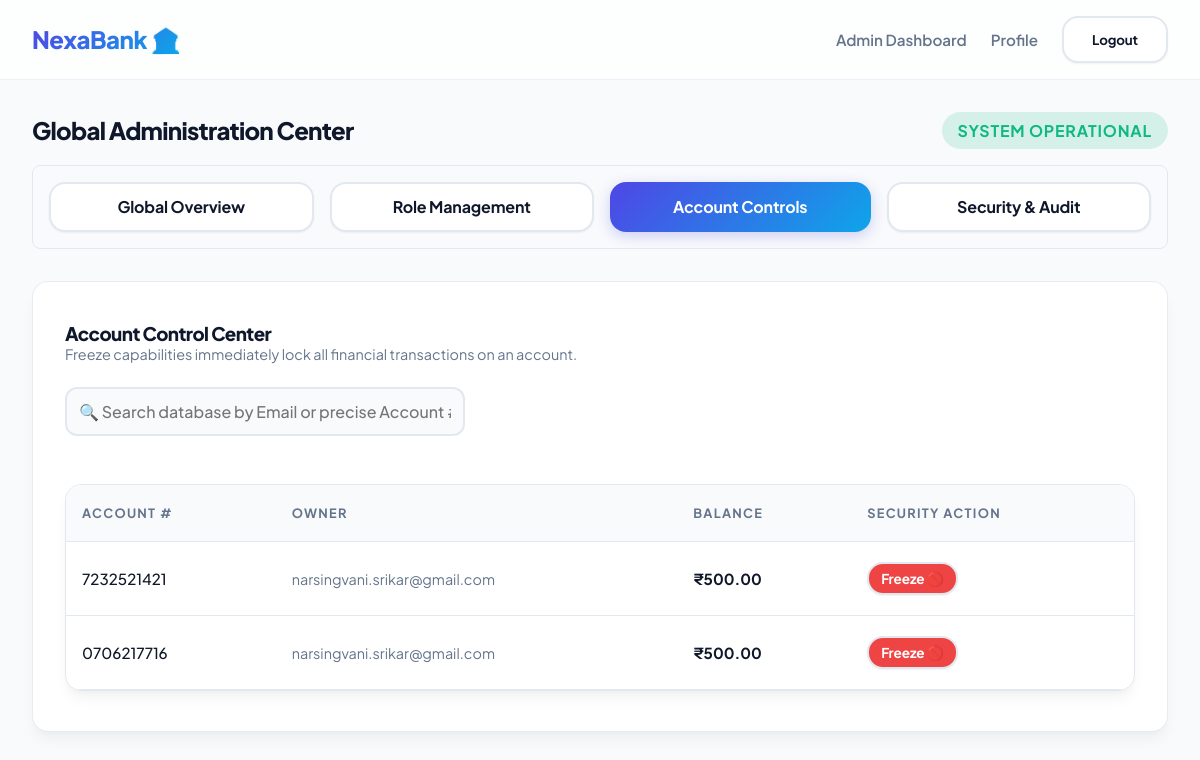
/dashboard/admin/accounts/ (signed in), run on an earlier commit of the app's database.
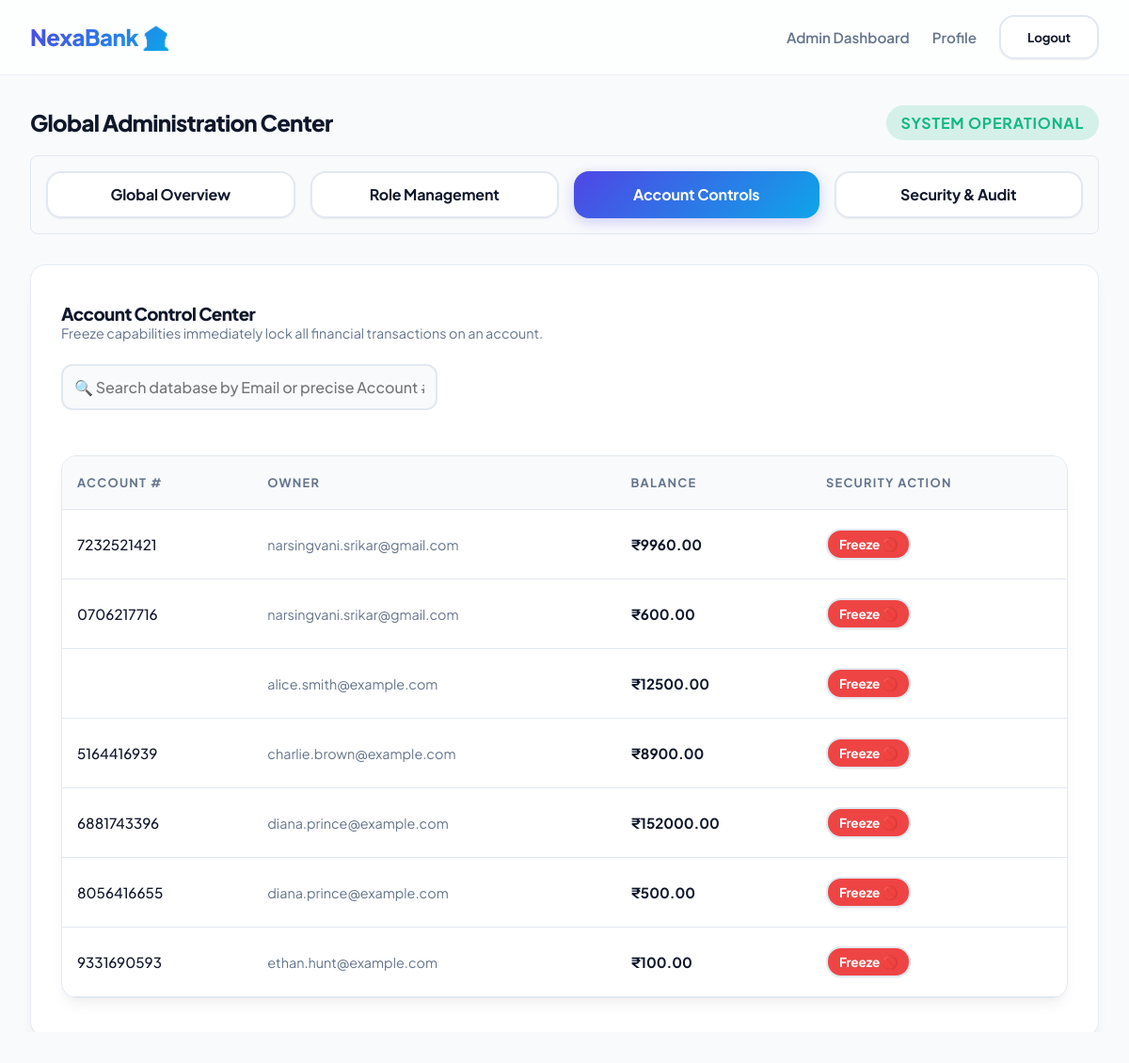
And on a later commit of the database.
### apps/banking/models.py (models this page shows, shortened)
class BankAccount(models.Model):
    ACCOUNT_TYPES = (
        ('SAVINGS', 'Savings'),
        ('CURRENT', 'Current'),
    )
    user = models.ForeignKey(User, on_delete=models.CASCADE, related_name='accounts')
    account_number = models.CharField(max_length=20, unique=True)
    account_type = models.CharField(max_length=10, choices=ACCOUNT_TYPES, default='SAVINGS')
    balance = models.DecimalField(max_digits=12, decimal_places=2, default=0.00)
    is_frozen = models.BooleanField(default=False)
    created_at = models.DateTimeField(auto_now_add=True)

### apps/accounts/models.py (models this page shows, shortened)
class CustomUser(AbstractBaseUser, PermissionsMixin):
    ROLE_CHOICES = (
        ('ADMIN', 'Admin'),
        ('CUSTOMER', 'Customer'),
        ('TELLER', 'Teller'),
    )
    email = models.EmailField(unique=True)
    role = models.CharField(max_length=10, choices=ROLE_CHOICES, default='CUSTOMER')
    is_active = models.BooleanField(default=True)
    is_verified = models.BooleanField(default=False)
    is_staff = models.BooleanField(default=False)
    created_at = models.DateTimeField(auto_now_add=True)
    objects = CustomUserManager()
    USERNAME_FIELD = 'email'
    REQUIRED_FIELDS = []

### apps/dashboard/views.py (the view)
# urls.py: path('admin/accounts/', views.admin_accounts_view, name='admin-accounts'),
@login_required
@role_required('ADMIN')
def admin_accounts_view(request):
    all_accounts = BankAccount.objects.select_related('user').all()
    return render(request, 'dashboard/admin_accounts.html', {'all_accounts': all_accounts})

### apps/dashboard/templates/dashboard/admin_accounts.html (shortened to what this page needs)
{% extends 'base.html' %}
{% block content %}
<div style="display: flex; justify-content: space-between; align-items: center; margin-bottom: 1rem;">
    <h2>Global Administration Center</h2>
    <span class="badge badge-success" style="font-size: 1rem; padding: 0.5rem 1rem;">System Operational</span>
</div>
{% include 'dashboard/admin_subnav.html' %}
<div class="card" style="margin-top: 2rem;">
    <h3>Account Control Center</h3>
    <p style="color: var(--text-muted); font-size: 0.9rem; margin-bottom: 1.5rem;">Freeze capabilities immediately lock all financial transactions on an account.</p>
    <input type="text" id="accountSearch" class="form-control" placeholder="🔍 Search database by Email or precise Account #..." onkeyup="filterAccounts()" style="margin-bottom: 1rem; width: 100%; max-width: 400px; padding: 0.75rem;">
    <div class="table-container" style="max-height: 600px; overflow-y: auto;">
        <table id="accountsTable">
            <thead>
                <tr>
                    <th>Account #</th>
                    <th>Owner</th>
                    <th>Balance</th>
                    <th>Security Action</th>
                </tr>
            </thead>
            <tbody>
                {% for acc in all_accounts %}
                <tr>
                    <td style="font-weight: 500;">{{ acc.account_number }}</td>
                    <td style="font-size: 0.9rem; color: var(--text-muted);">{{ acc.user.email }}</td>
                    <td style="font-weight: bold;">₹{{ acc.balance|floatformat:2 }}</td>
                    <td>
                        <form method="POST" action="{% url 'dashboard:toggle-freeze' acc.id %}">
                            {% if acc.is_frozen %}
                                <button type="submit" class="btn btn-secondary" style="padding: 6px 12px; font-size: 0.85rem; background: var(--success); color: white;">Unfreeze ✅</button>
                            {% else %}
                                <button type="submit" class="btn btn-secondary" style="padding: 6px 12px; font-size: 0.85rem; background: var(--danger); color: white;">Freeze 🚫</button>
                            {% endif %}
                        </form>
                    </td>
                </tr>
                {% endfor %}
            </tbody>
        </table>
    </div>
</div>
{% endblock %}

What changed in the data, as far as the page shows it:
changed BankAccount (number 1 of 7 on the later page): balance "500.00" → "9960.00"
changed BankAccount (number 2 of 7 on the later page): balance "500.00" → "600.00"
added BankAccount: user.email "alice.smith@example.com", balance "12500.00", is_frozen "Freeze 🚫"
added BankAccount: account_number "5164416939", user.email "charlie.brown@example.com", balance "8900.00", is_frozen "Freeze 🚫"
added BankAccount: account_number "6881743396", user.email "diana.prince@example.com", balance "152000.00", is_frozen "Freeze 🚫"
added BankAccount: account_number "8056416655", user.email "diana.prince@example.com", balance "500.00", is_frozen "Freeze 🚫"
added BankAccount: account_number "9331690593", user.email "ethan.hunt@example.com", balance "100.00", is_frozen "Freeze 🚫"
